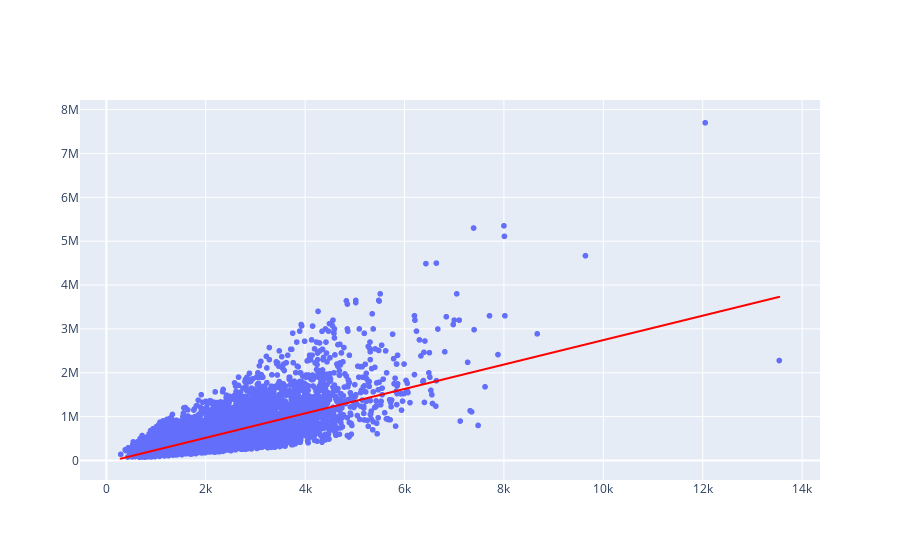

Notebook source saved alongside this figure:
### Code cell
grafico1 = px.scatter(x = x_casas_treinamento.ravel(), y = y_casas_treinamento)
grafico2 = px.line(x= x_casas_treinamento.ravel(), y=previsoes)
grafico2.data[0].line.color = 'red'
grafico3 = go.Figure(data=grafico1.data + grafico2.data)
grafico3

### Figure 1 — Plotly figure (JSON) as saved in the notebook; plotly's stock layout.template omitted (floating-point values rounded to 4 significant figures; data arrays with more than 128 entries replaced by an {"elided": "..."} marker saying what was removed)
{"data": [{"hovertemplate": "x=%{x}<br>y=%{y}<extra></extra>", "legendgroup": "", "marker": {"color": "#636efa", "symbol": "circle"}, "mode": "markers", "name": "", "showlegend": false, "type": "scattergl", "x": {"elided": "15129 int values"}, "xaxis": "x", "y": {"elided": "15129 int values"}, "yaxis": "y"}, {"hovertemplate": "x=%{x}<br>y=%{y}<extra></extra>", "legendgroup": "", "line": {"color": "red", "dash": "solid"}, "marker": {"symbol": "circle"}, "mode": "lines", "name": "", "showlegend": false, "type": "scattergl", "x": {"elided": "15129 int values"}, "xaxis": "x", "y": {"elided": "15129 float values"}, "yaxis": "y"}], "layout": {}}
